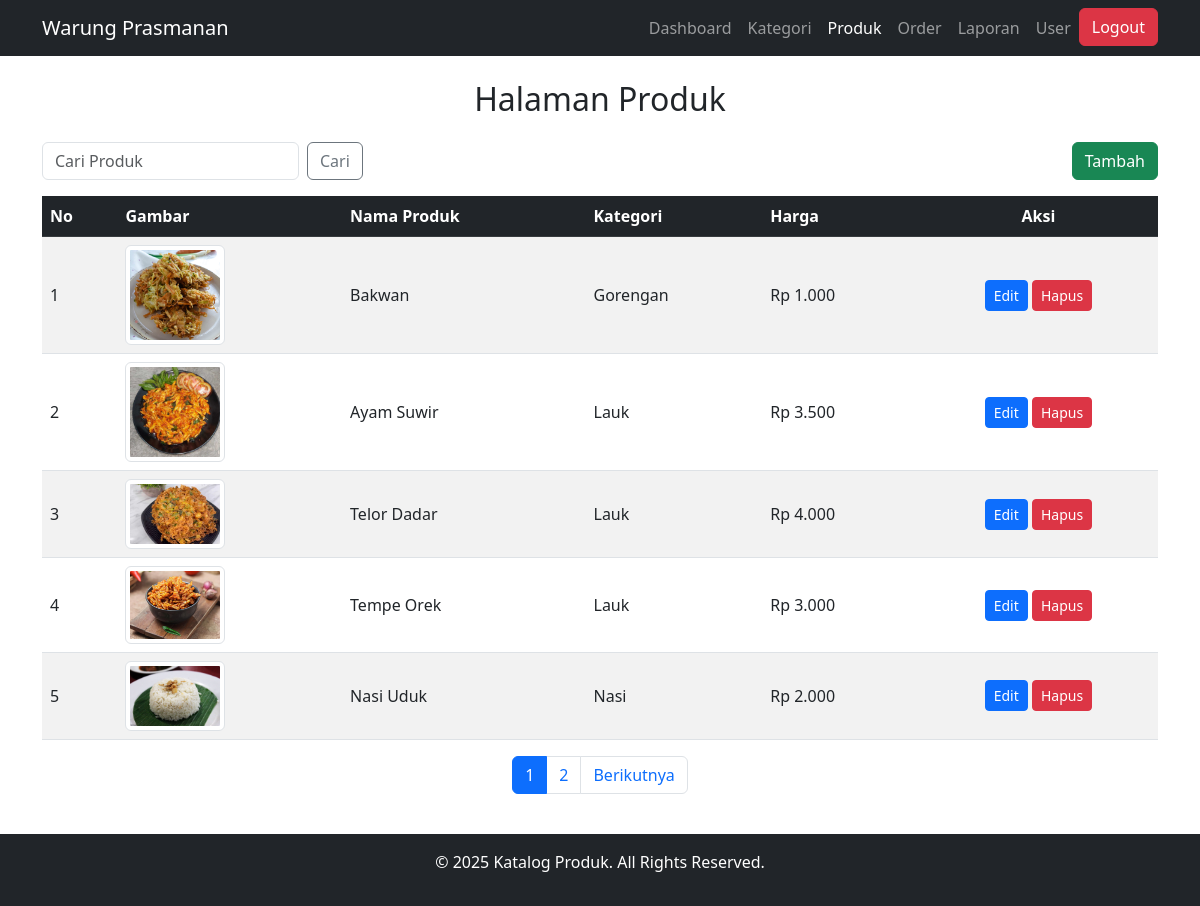
The page /produk/index.php (signed in) on the database its author committed.
### tables this page shows
CREATE TABLE `produk` (
  `id_produk` int(11) NOT NULL,
  `gambar` varchar(255) DEFAULT NULL,
  `nama_produk` varchar(150) NOT NULL,
  `harga` decimal(10,2) DEFAULT NULL,
  `id_kategori` int(11) DEFAULT NULL
);

CREATE TABLE `kategori` (
  `id_kategori` int(11) NOT NULL,
  `nama_kategori` varchar(100) NOT NULL
);

### produk/index.php (the view, shortened to what this page needs)
<?php
include '../config/db.php';
include '../includes/navbar.php';
$limit = 5;
$page = isset($_GET['page']) ? (int)$_GET['page'] : 1;
$start = ($page - 1) * $limit;
$search = isset($_GET['search']) ? $koneksi->real_escape_string($_GET['search']) : '';
$countSql = "SELECT COUNT(*) AS total FROM produk";
$countResult = $koneksi->query($countSql);
$totalData = $countResult->fetch_assoc()['total'];
$totalPage = ceil($totalData / $limit);
?>
<div class="container mt-4">
    <h2 class="text-center mb-4">Halaman Produk</h2>
    <div class="d-flex mb-3 justify-content-between">
        <form class="d-flex gap-2" method="get">
            <input type="text" class="form-control w-auto" placeholder="Cari Produk" name="search" value="<?= htmlspecialchars($search); ?>">
            <button type="submit" class="btn btn-outline-secondary">Cari</button>
        </form>
        <a href="create.php" class="btn btn-success">Tambah</a>
    </div>
    <div class="table-responsive">
        <table class="table table-hover table-striped align-middle">
            <thead class="table-dark">
                <tr>
                    <th>No</th>
                    <th>Gambar</th>
                    <th>Nama Produk</th>
                    <th>Kategori</th>
                    <th>Harga</th>
                    <th class="text-center">Aksi</th>
                </tr>
            </thead>
            <tbody>
                <?php
                $sql = "SELECT produk.*, kategori.nama_kategori
                        FROM produk
                        LEFT JOIN kategori ON produk.id_kategori = kategori.id_kategori";
                $sql .= " ORDER BY produk.id_produk DESC LIMIT $start, $limit";
                $result = $koneksi->query($sql);
                if ($result->num_rows > 0) {
                    $no = $start + 1;
                    while ($row = $result->fetch_assoc()) {
                        $gambarPath = !empty($row['gambar']) ? "../uploads/{$row['gambar']}" : "../uploads/default.png";
                        echo "
                        <tr>
                            <td>{$no}</td>
                            <td><img src='{$gambarPath}' width='100' height='100' class='img-thumbnail'></td>
                            <td>" . htmlspecialchars($row['nama_produk']) . "</td>
                            <td>" . htmlspecialchars($row['nama_kategori']) . "</td>
                            <td>Rp " . number_format($row['harga'], 0, ',', '.') . "</td>
                            <td class='text-center'>
                                <a href='edit.php?id={$row['id_produk']}' class='btn btn-sm btn-primary'>Edit</a>
                                <a href='delete.php?id={$row['id_produk']}' onclick='return confirm(\"Yakin ingin menghapus produk ini?\")' class='btn btn-sm btn-danger'>Hapus</a>
                            </td>
                        </tr>";
                        $no++;
                    }
                } else {
                    echo "<tr><td colspan='7' class='text-center'>Tidak ada data produk.</td></tr>";
                }
                ?>
            </tbody>
        </table>
    </div>
    <nav>
        <ul class="pagination justify-content-center">
            <?php for ($i = 1; $i <= $totalPage; $i++): ?>
                <li class="page-item <?= ($i == $page) ? 'active' : ''; ?>">
                    <a class="page-link" href="?search=<?= urlencode($search); ?>&page=<?= $i; ?>"><?= $i; ?></a>
                </li>
            <?php endfor; ?>
            <?php if ($page < $totalPage): ?>
                <li class="page-item">
                    <a class="page-link" href="?search=<?= urlencode($search); ?>&page=<?= $page + 1; ?>">Berikutnya</a>
                </li>
            <?php endif; ?>
        </ul>
    </nav>
</div>
<?php include '../includes/footer.php'; ?>

### includes/footer.php (style rules this page uses)
html, body { height: 100%; margin: 0; display: flex; flex-direction: column; }
.container { flex: 1; }
.mt-4 { margin-top: 20px; }

### rows shown on the page
produk: gambar (picture), nama_produk "Bakwan", id_kategori.nama_kategori "Gorengan", harga "1.000"
produk: gambar (picture), nama_produk "Ayam Suwir", id_kategori.nama_kategori "Lauk", harga "3.500"
produk: gambar (picture), nama_produk "Telor Dadar", id_kategori.nama_kategori "Lauk", harga "4.000"
produk: gambar (picture), nama_produk "Tempe Orek", id_kategori.nama_kategori "Lauk", harga "3.000"
produk: gambar (picture), nama_produk "Nasi Uduk", id_kategori.nama_kategori "Nasi", harga "2.000"
